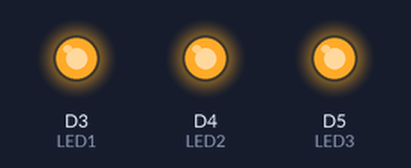
A sketch run on a simulated ESP8266 (NodeMCU). Parts: output pins drawn as LEDs (lit = HIGH).

Above: at 0.5 s.
At 3.5 s:
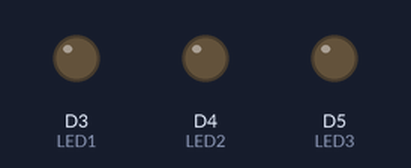
Timing chart, 0 to 4.6 s (numbered marks = the images above):
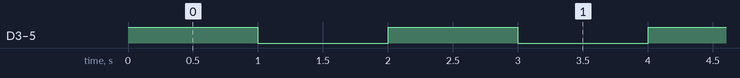

Measured:
- by itself, D3 (LED1), D4 (LED2), D5 (LED3): alternates HIGH for 1.0 s and LOW for 1.0 s

The sketch:

LED_blink.ino
```cpp
int LED1 = D3;
int LED2 = D4;
int LED3 = D5;

void setup() {
  Serial.begin(9600);

  pinMode(LED1, OUTPUT);
  pinMode(LED2, OUTPUT);
  pinMode(LED3, OUTPUT);
}

void loop() {
  digitalWrite(LED1, HIGH);
  digitalWrite(LED2, HIGH);
  digitalWrite(LED3, HIGH);
  delay(1000);
  digitalWrite(LED1, LOW);
  digitalWrite(LED2, LOW);
  digitalWrite(LED3, LOW);
  delay(1000);
}
```
